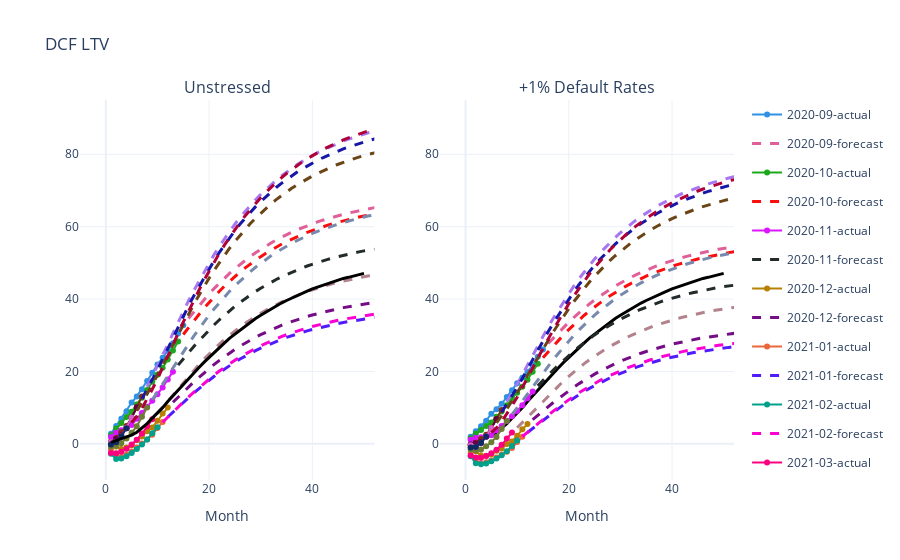

Write notebook code for a chart like this one.
### Code cell
colors = {i: c for i, c in enumerate(plotly.colors.qualitative.Dark24)}
# add additional colors
color_size = len(colors)
for i, c in enumerate(plotly.colors.qualitative.Light24):
    colors[i+color_size] = c

fig = make_subplots(rows=1, cols=2, shared_xaxes=True,
                   subplot_titles=('Unstressed', '+1% Default Rates'))

param = 'cumulative_dcf_ltv_per_original'

# LEFT PLOT
curves1=[]
for cohort in m1.forecast.cohort.unique():
    c_data = m1.forecast[m1.forecast.cohort == cohort]
    for dtype in c_data.data_type.unique():
        output = c_data[c_data.data_type == dtype][param]

        output.name = cohort + '-' + dtype

        curves1.append(output)
    
for i, cohort in enumerate(curves1):
    c = colors[i]
    if 'forecast' in cohort.name:
        fig.add_trace(go.Scatter(name=cohort.name, x=cohort.index, y=cohort, mode='lines',
                                 line=dict(width=3, dash='dash', color=c), legendgroup=f'{i}'), row=1, col=1)
    else:
        if cohort.notnull().any():
            fig.add_trace(go.Scatter(name=cohort.name, x=cohort.index, y=cohort, mode='markers+lines',
                                     line=dict(width=2, color=c), legendgroup=f'{i}'), row=1, col=1)

expected = m1.ltv_expected.cumulative_ltv_per_original

fig.add_trace(go.Scatter(name='expected', x=expected.index, y=expected, 
                         line=dict(color='black', width=3), legendgroup='e'), row=1, col=1)
fig.add_trace(go.Scatter(name='expected', x=expected.index, y=expected, 
                        line=dict(color='black', width=3), legendgroup='e', showlegend=False), row=1, col=2)

# RIGHT PLOT
curves2=[]
for cohort in m2.forecast.cohort.unique():
    c_data = m2.forecast[m2.forecast.cohort == cohort]
    for dtype in c_data.data_type.unique():
        output = c_data[c_data.data_type == dtype][param]

        output.name = cohort + '-' + dtype

        curves2.append(output)
        
for i, cohort in enumerate(curves2):
    c = colors[i]
    if 'forecast' in cohort.name:
        fig.add_trace(go.Scatter(name=cohort.name, x=cohort.index, y=cohort, mode='lines',
                                 line=dict(width=3, dash='dash', color=c), legendgroup=f'{i}', showlegend=False), row=1, col=2,)
    else:
        if cohort.notnull().any():
            fig.add_trace(go.Scatter(name=cohort.name, x=cohort.index, y=cohort, mode='markers+lines',
                                     line=dict(width=2, color=c), legendgroup=f'{i}', showlegend=False), row=1, col=2)

fig.update_layout(title='DCF LTV')
fig.layout.xaxis.title='Month'
fig.layout.xaxis2.title='Month'
fig.update_yaxes(range=[-10, 95])
fig.update_xaxes(range=[-5,52])

fig.show()
